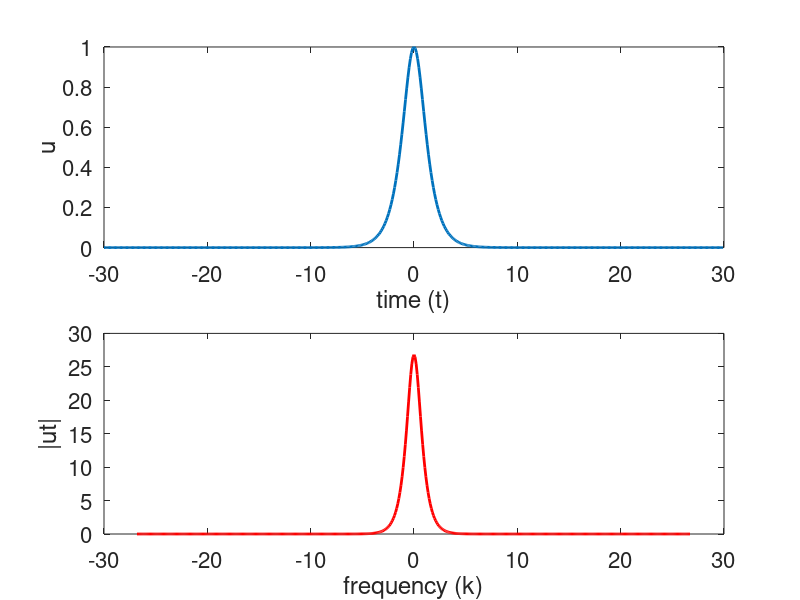
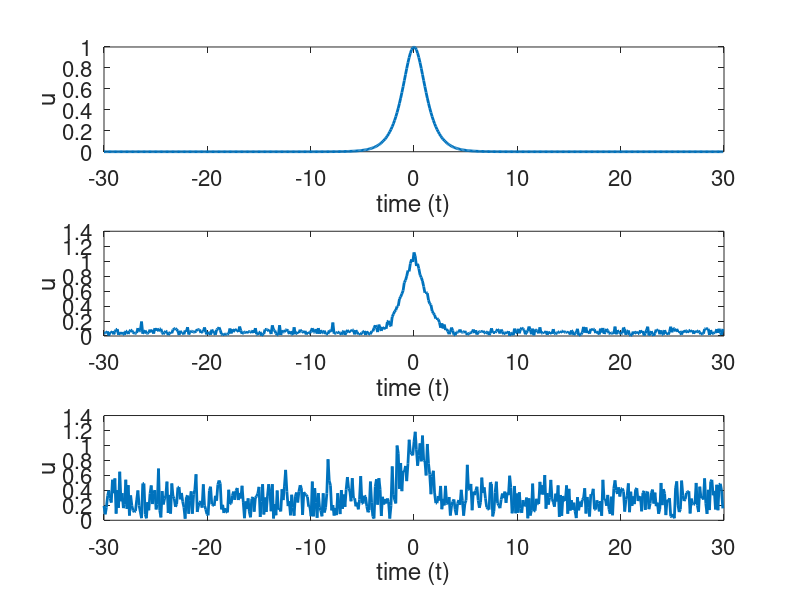
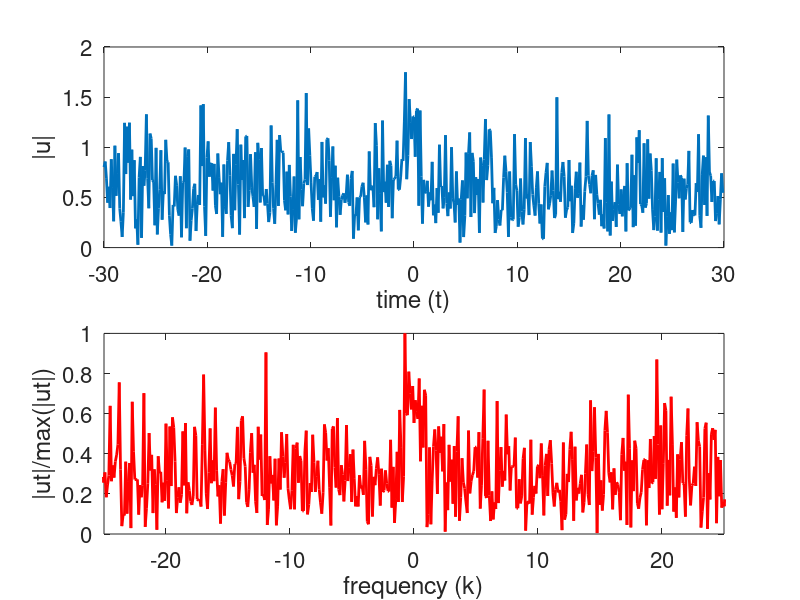
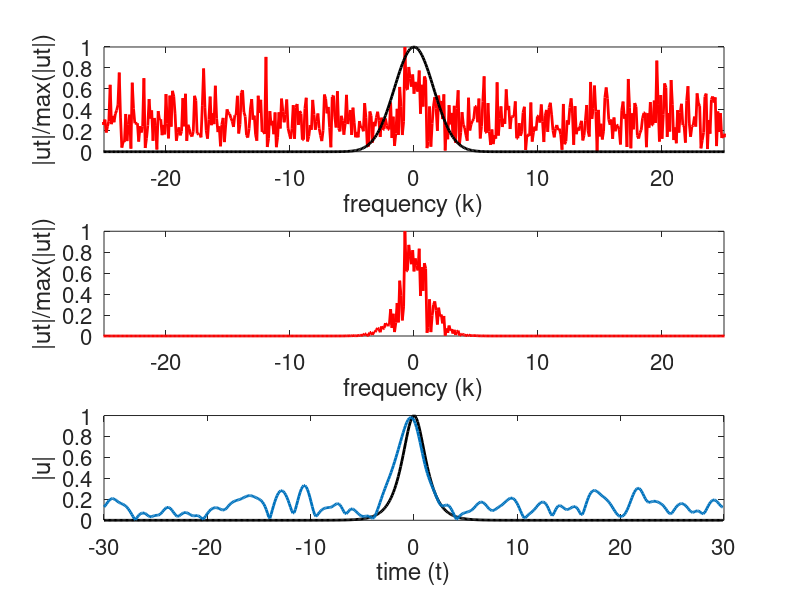

These charts were generated, in order, by the following MATLAB code:
clear; close all; clc

L = 30; % time slot to transform
n = 512; % number of Fourier modes 2^9

t2 = linspace(-L,L,n+1); % time discretization
t = t2(1:n);  % only use the first n points (periodicity)
k = (2*pi/(2*L))*[0:(n/2-1) -n/2:-1]; % frequency components
% matches up with the ordering that FFT usually has


u=sech(t); % ideal signal in the time domain
ut = fft(u); % ideal signal in frequency domain

figure(1)
% Plot in time domain
subplot(2,1,1)
plot(t,u,'Linewidth',2)
xlabel('time (t)')
ylabel('u')
set(gca,'Fontsize',16)

% Plot in frequency domain
noise = 1;  % increasing this # increases the amount of noise
utn = ut + noise * (randn(1,n)+1i*rand(1,n));
% added normally distributed random # to real and imag parts of FT
subplot(2,1,2)
plot(fftshift(k),fftshift(abs(ut)),'r','Linewidth',2)
xlabel('frequency (k)')
ylabel('|ut|')
set(gca,'Fontsize',16)  %gca means 'get current axis'

%%
figure(2)

% Plot ideal signal
subplot(3,1,1)
plot(t,u,'Linewidth',2)
xlabel('time (t)')
ylabel('u')
set(gca,'Fontsize',16)

% Plot noisy signal (noise amplitude = 1)
noise = 1;
% Add white noise to the signal in frequency domain
utn = ut+noise*(randn(1,n)+1i*randn(1,n)); 
un = ifft(utn); % Noisy signal in time domain
subplot(3,1,2)
plot(t,abs(un),'Linewidth',2)
xlabel('time (t)')
ylabel('u')
set(gca,'Fontsize',16)

% Plot noisy signal (noise amplitude = 5)
noise = 5;
% Add white noise to the signal in frequency domain
utn = ut+noise*(randn(1,n)+1i*randn(1,n)); 
un = ifft(utn); % Noisy signal in time domain
subplot(3,1,3)
plot(t,abs(un),'Linewidth',2)
xlabel('time (t)')
ylabel('u')
set(gca,'Fontsize',16)

%%
figure(3)

% Create an even noisier signal
noise = 10;
utn = ut+noise*(randn(1,n)+1i*randn(1,n)); 
un = ifft(utn);

% Plot the noisy signal
subplot(2,1,1)
plot(t,abs(un),'Linewidth',2)
axis([-30 30 0 2])
xlabel('time (t)')
ylabel('|u|')
set(gca,'Fontsize',16)

% Plot the Fourier transform
subplot(2,1,2)
plot(fftshift(k),abs(fftshift(utn))/max(abs(fftshift(utn))),'r','Linewidth',2)
axis([-25 25 0 1])
xlabel('frequency (k)')
ylabel('|ut|/max(|ut|)')
set(gca,'Fontsize',16)

%%
figure(4)

tau = 0.2;
k0 = 0;
filter = exp(-tau*(k-k0).^2); % Define the filter
unft=filter.*utn; % Apply the filter to the signal in frequency space
unf=ifft(unft); % Construct the filtered signal in the time domain

% Plot the unfiltered signal in the frequency domain and the Gaussian filter
subplot(3,1,1)
plot(fftshift(k),abs(fftshift(utn))/max(abs(fftshift(utn))),'r','Linewidth',2)
hold on
plot(fftshift(k),fftshift(filter),'k','Linewidth',2)
axis([-25 25 0 1])
xlabel('frequency (k)')
ylabel('|ut|/max(|ut|)')
set(gca,'Fontsize',16)

% Plot the filtered signal in the frequency domain
subplot(3,1,2)
plot(fftshift(k),abs(fftshift(unft))/max(abs(fftshift(unft))),'r','Linewidth',2)
axis([-25 25 0 1])
xlabel('frequency (k)')
ylabel('|ut|/max(|ut|)')
set(gca,'Fontsize',16)

% Plot the filtered signal in the time domain and the ideal signal
subplot(3,1,3)
plot(t,u,'k','Linewidth',2)
hold on
plot(t,abs(unf),'Linewidth',2)
xlabel('time (t)')
ylabel('|u|')
set(gca,'Fontsize',16)

%%
figure(5)

utn = noise*(randn(1,n)+1i*randn(1,n)); 
tau = 0.2;
k0 = 0;
filter = exp(-tau*(k-k0).^2); % Define the filter
unft=filter.*utn; % Apply the filter to the signal in frequency space
unf=ifft(unft); % Construct the filtered signal in the time domain

% Plot the unfiltered signal in the frequency domain and the Gaussian filter
subplot(3,1,1)
plot(fftshift(k),abs(fftshift(utn))/max(abs(fftshift(utn))),'r','Linewidth',2)
hold on
plot(fftshift(k),fftshift(filter),'k','Linewidth',2)
axis([-25 25 0 1])
xlabel('frequency (k)')
ylabel('|ut|/max(|ut|)')
set(gca,'Fontsize',16)

% Plot the filtered signal in the frequency domain
subplot(3,1,2)
plot(fftshift(k),abs(fftshift(unft))/max(abs(fftshift(unft))),'r','Linewidth',2)
axis([-25 25 0 1])
xlabel('frequency (k)')
ylabel('|ut|/max(|ut|)')
set(gca,'Fontsize',16)

% Plot the filtered signal in the time domain and the ideal signal
subplot(3,1,3)
plot(t,u,'k','Linewidth',2)
hold on
plot(t,abs(unf),'Linewidth',2)
xlabel('time (t)')
ylabel('|u|')
set(gca,'Fontsize',16)

%%
figure(6)

tau = 0.2;
k0 = 15;
filter = exp(-tau*(k-k0).^2); % Define the filter
unft=filter.*utn; % Apply the filter to the signal in frequency space
unf=ifft(unft); % Construct the filtered signal in the time domain

% Plot the unfiltered signal in the frequency domain and the Gaussian filter
subplot(3,1,1)
plot(fftshift(k),abs(fftshift(utn))/max(abs(fftshift(utn))),'r','Linewidth',2)
hold on
plot(fftshift(k),fftshift(filter),'k','Linewidth',2)
axis([-25 25 0 1])
xlabel('frequency (k)')
ylabel('|ut|/max(|ut|)')
set(gca,'Fontsize',16)

% Plot the filtered signal in the frequency domain
subplot(3,1,2)
plot(fftshift(k),abs(fftshift(unft))/max(abs(fftshift(unft))),'r','Linewidth',2)
axis([-25 25 0 1])
xlabel('frequency (k)')
ylabel('|ut|/max(|ut|)')
set(gca,'Fontsize',16)

% Plot the filtered signal in the time domain and the ideal signal
subplot(3,1,3)
plot(t,u,'k','Linewidth',2)
hold on
plot(t,abs(unf),'Linewidth',2)
xlabel('time (t)')
ylabel('|u|')
set(gca,'Fontsize',16)
